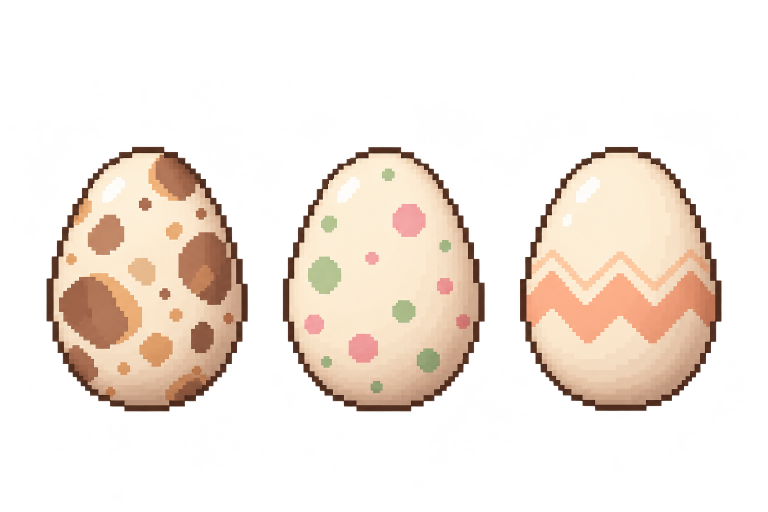
#> input picture web-preview/assets/pets/egg/egg-designs-source-v1.png, 1536 x 1024 px (shown at 1/2 size)
$ python prepare_egg_designs.py
#> lines starting #> are read from the running program, lines starting #| are printed output that depends on the picture
#> in main, src is the input picture: PIL image 1536x1024 RGBA; mean R, G, B, A 91.5, 74.6, 62.5, 78.5
"""Build the three web egg designs from the ChatGPT three-egg source.

Input : web-preview/assets/pets/egg/egg-designs-source-v1.png (1536x1024 RGBA,
        ChatGPT web image generation, prompt egg-designs-v1-prompt.md)
Output: egg-designs-v1.png / .json next to it; cells left to right are
        spotted, dots, zigzag.

Alpha becomes binary (the invisible dark glow is dropped, the ~99% opaque egg is
made fully opaque) and each egg is re-positioned onto a shared cell with one
bottom line. Egg pixels are never scaled or redrawn; the dots and zigzag eggs
are only recoloured as the user picked on 2026-10-24: dots egg gets a mint
shell with #f6afda / #9ce0ea dots, zigzag egg a pale-yellow shell with a sky
blue band. GPT shading, outline and glint are kept. Requires only Pillow.
"""
import colorsys
import hashlib
import json
from collections import deque
from pathlib import Path

from PIL import Image

ROOT = Path(__file__).resolve().parents[1]
DIR = ROOT / "web-preview/assets/pets/egg"
SRC, OUT = DIR / "egg-designs-source-v1.png", DIR / "egg-designs-v1"
ALPHA_CUT = 128
ORDER = ["spotted", "dots", "zigzag"]
DOTS_SHELL_HUE = 160                       # mint
DOT_COLORS = {"pink": (0xf6, 0xaf, 0xda), "green": (0x9c, 0xe0, 0xea)}
ZIGZAG_SHELL_HUE = 50                      # pale yellow
ZIGZAG_BAND = (120, 185, 240)              # sky blue


def hsv(p):
    return colorsys.rgb_to_hsv(p[0] / 255, p[1] / 255, p[2] / 255)


def rgb(h, s, v):
    return tuple(round(c * 255) for c in colorsys.hsv_to_rgb(h, s, v))


def is_outline(p):
    return hsv(p)[2] < 0.45


def is_glint(p):
    return hsv(p)[1] < 0.07


def nb(x, y):
    return ((x + 1, y), (x - 1, y), (x, y + 1), (x, y - 1))


def components(points):
    seen, out = set(), []
    for p in points:
        if p in seen:
            continue
        comp, q = [p], deque([p])
        seen.add(p)
        while q:
            for n in nb(*q.popleft()):
                if n in points and n not in seen:
                    seen.add(n)
                    comp.append(n)
                    q.append(n)
        out.append(comp)
    return out


def split_eggs(src):
    """Binary alpha, then the largest opaque component in each third of the image."""
    w, h = src.size
#> w = 1536; h = 1024
    sp = src.load()
    eggs = []
    for i in range(3):
        x0, x1 = i * w // 3, (i + 1) * w // 3
        solid = {(x, y) for y in range(h) for x in range(x0, x1) if sp[x, y][3] >= ALPHA_CUT}
        best = max(components(solid), key=len)
        egg = Image.new("RGBA", src.size, (0, 0, 0, 0))
        ep = egg.load()
        for x, y in best:
            ep[x, y] = sp[x, y][:3] + (255,)
        eggs.append(egg.crop(egg.getbbox()))
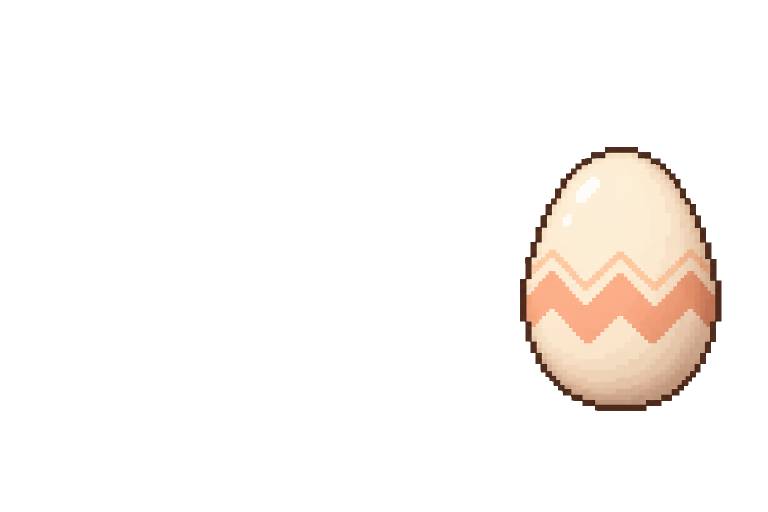
#> egg: PIL image 1536x1024 RGBA (shown at 1/2 size); mean R, G, B, A 23.3, 19.7, 16.8, 26.4; transparent parts drawn white
#> after the loop, eggs = 3 items
    return eggs


def shell_tint(p, hue):
    """Same brightness and saturation, new hue; white glints stay white."""
    if is_glint(p):
        return p[:3]
    _, s, v = hsv(p)
    return rgb(hue / 360, min(1, s * 1.05), v)


def recolor_dots(egg):
    px = egg.load()
    orig = {(x, y): px[x, y] for y in range(egg.height) for x in range(egg.width)}
    inside = {p for p, c in orig.items() if c[3] and not is_outline(c)}

    def is_dot(c):
        h, s, v = hsv(c)
        h *= 360
        return v > 0.55 and ((h >= 330 or h <= 12) and s > 0.18 or 55 <= h <= 140 and s > 0.1)

    for p in inside:
        px[p] = shell_tint(orig[p], DOTS_SHELL_HUE) + (255,)
    for dot in components({p for p in inside if is_dot(orig[p])}):
        core = set(dot)
        edge, ring = set(), set(core)
        for step in range(6):
            ring = {n for p in ring for n in nb(*p) if n in inside} - core - edge
            if step < 2:
                edge |= ring
        shell = [orig[p] for p in ring if not is_dot(orig[p])]
        if not shell:
            continue
        local = tuple(sorted(c[k] for c in shell)[len(shell) // 2] for k in range(3))
        dot_c = tuple(sorted(orig[p][k] for p in dot)[len(dot) // 2] for k in range(3))
        h = hsv(dot_c)[0] * 360
        shade = min(1.0, hsv(local)[2] / 0.97)
        target = tuple(c * shade for c in DOT_COLORS["pink" if h >= 330 or h <= 12 else "green"])
        new_local = shell_tint(local, DOTS_SHELL_HUE)
        span = [d - s for d, s in zip(dot_c, local)]
        norm = sum(c * c for c in span) or 1
        # Anti-aliased edge pixels keep their mix ratio between shell and dot.
        for p in core | edge:
            o = orig[p]
            f = 1.0 if p in core else max(0.0, min(1.0, sum((o[k] - local[k]) * span[k] for k in range(3)) / norm))
            px[p] = tuple(round(new_local[k] + f * (target[k] - new_local[k])) for k in range(3)) + (255,)
    return egg


def band_weights(egg):
    """0 = shell, 1 = band. Shell shadows share the band hue, so compare against the
    shell saturation expected at the pixel's brightness, then median-smooth the map."""
    px = egg.load()
    raw = {}
    for y in range(egg.height):
        for x in range(egg.width):
            p = px[x, y]
            if not p[3] or is_outline(p):
                continue
            h, s, v = hsv(p)
            shell_s = 0.17 + max(0.0, 0.97 - v) * 0.75
            raw[(x, y)] = 0.0 if not 10 <= h * 360 <= 30 else max(0.0, min(1.0, (s - shell_s - 0.04) / (0.48 - shell_s)))
    smooth = {}
    for (x, y), f in raw.items():
        vals = sorted(raw.get((x + dx, y + dy), f) for dx in (-2, -1, 0, 1, 2) for dy in (-2, -1, 0, 1, 2))
        smooth[(x, y)] = vals[len(vals) // 2]
    return smooth


def recolor_zigzag(egg):
    px = egg.load()
    weights = band_weights(egg)
    for (x, y), f in weights.items():
            p = px[x, y]
            v = hsv(p)[2]
            shell = p[:3] if is_glint(p) and not f else rgb(ZIGZAG_SHELL_HUE / 360, 0.17, v)
            band = tuple(c * min(1.0, v / 0.97) for c in ZIGZAG_BAND)
            px[x, y] = tuple(round(shell[k] + f * (band[k] - shell[k])) for k in range(3)) + (255,)
    return egg


def main():
    src = Image.open(SRC).convert("RGBA")
    spotted, dots, zigzag = split_eggs(src)
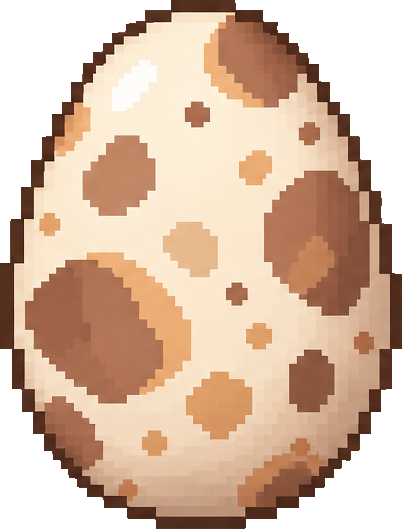
#> spotted: PIL image 402x529 RGBA; mean R, G, B, A 154.5, 125.7, 104, 194; transparent parts drawn white
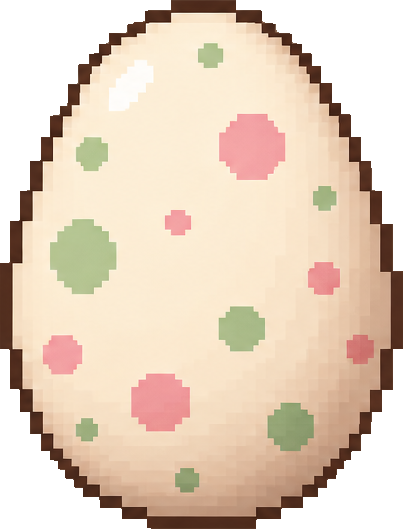
#> dots: PIL image 403x529 RGBA; mean R, G, B, A 169.3, 150.2, 131.3, 195.4; transparent parts drawn white
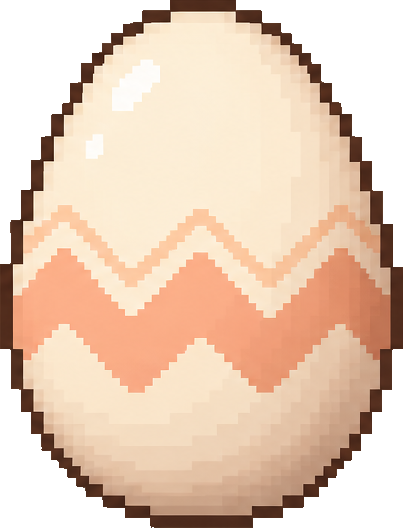
#> zigzag: PIL image 403x528 RGBA; mean R, G, B, A 172.5, 145.4, 124.4, 195.3; transparent parts drawn white
    eggs = [spotted, recolor_dots(dots), recolor_zigzag(zigzag)]
#> in recolor_dots, `orig = {(x, y): px[x, y] for y in range(egg.height) for x in range(egg..`: orig = 213187 items
#> in recolor_dots, `inside = {p for p, c in orig.items() if c[3] and not is_outline(c)}`: inside = 147238 items
#> the loop in recolor_dots, `for p in inside:` made 147238 passes
#> (p, s in shell_tint, v in shell_tint) on passes 1 to 3: ((132, 268), 0.162, 0.992), ((244, 509), 0.353, 0.733), ((192, 319), 0.171, 0.984)
#> in is_dot, `h, s, v = hsv(c)`: h = 0.102; s = 0.162; v = 0.992
#> in is_dot, `h *= 360`: h = 36.59
#> the loop in recolor_dots, `for dot in components({p for p in inside if is_dot(orig[p])}):` made 14 passes
#> the loop in band_weights, `for (x, y), f in raw.items():` made 146713 passes
#> (x, y, f) on passes 1 to 3: (236, 10, 1), (175, 11, 1), (176, 11, 1)
#> the loop in recolor_zigzag, `for (x, y), f in weights.items():` made 146713 passes
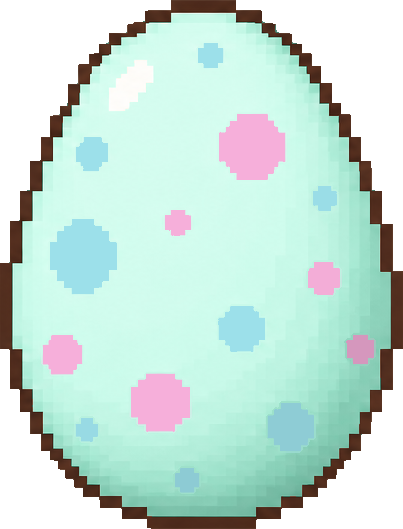
#> dots: PIL image 403x529 RGBA; mean R, G, B, A 138.4, 166, 157.1, 195.4; transparent parts drawn white
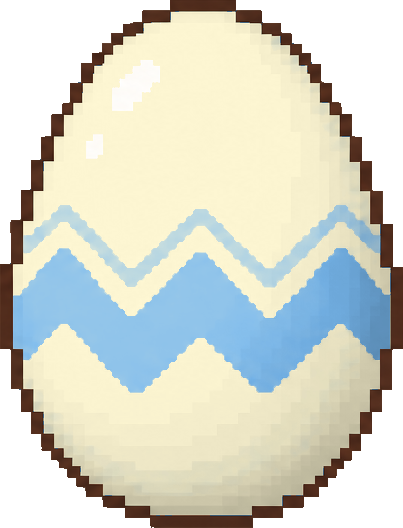
#> zigzag: PIL image 403x528 RGBA; mean R, G, B, A 155.2, 157.5, 145, 195.3; transparent parts drawn white
    cell_w = round(max(e.width for e in eggs) * 1.1)
    cell_h = round(max(e.height for e in eggs) * 1.1)
    bottom, centre = cell_h - (cell_h - max(e.height for e in eggs)) // 2, cell_w // 2
    sheet = Image.new("RGBA", (cell_w * len(eggs), cell_h), (0, 0, 0, 0))
#> sheet: PIL image 1329x582 RGBA; every value is 0
    for i, e in enumerate(eggs):
        sheet.alpha_composite(e, (i * cell_w + centre - e.width // 2, bottom - e.height))
#> this loop made 3 passes
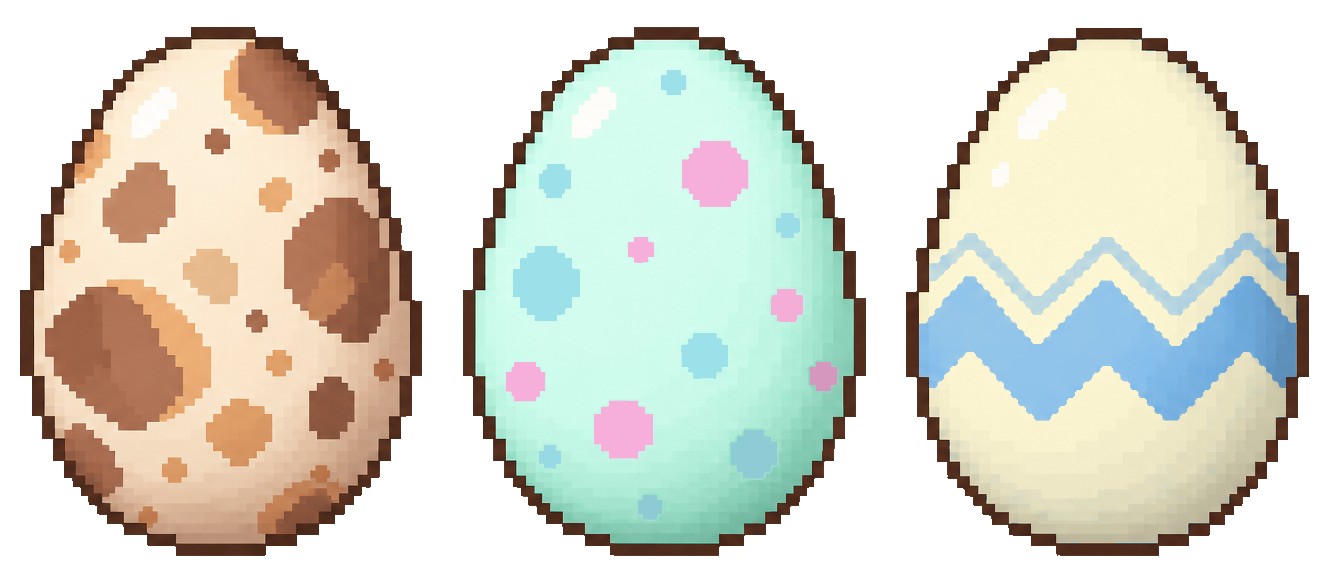
#> sheet: PIL image 1329x582 RGBA; mean R, G, B, A 123.3, 123.6, 111.8, 160.9; transparent parts drawn white
    sheet.save(OUT.with_suffix(".png"))
    meta = {"source": SRC.name, "sourceSha256": hashlib.sha256(SRC.read_bytes()).hexdigest(),
            "sourceSize": list(src.size), "order": ORDER, "cell": [cell_w, cell_h],
            "anchor": [centre, bottom], "sizes": [list(e.size) for e in eggs],
            "dotsShellHue": DOTS_SHELL_HUE, "dotColors": {k: "#%02x%02x%02x" % v for k, v in DOT_COLORS.items()},
            "zigzagShellHue": ZIGZAG_SHELL_HUE, "zigzagBand": "#%02x%02x%02x" % ZIGZAG_BAND}
    OUT.with_suffix(".json").write_text(json.dumps(meta, ensure_ascii=False, indent=1), encoding="utf-8")
    print(f"cell {cell_w}x{cell_h}, anchor {centre},{bottom}, sizes {meta['sizes']}")
#| cell 443x582, anchor 221,556, sizes [[402, 529], [403, 529], [403, 528]]


if __name__ == "__main__":
    main()
